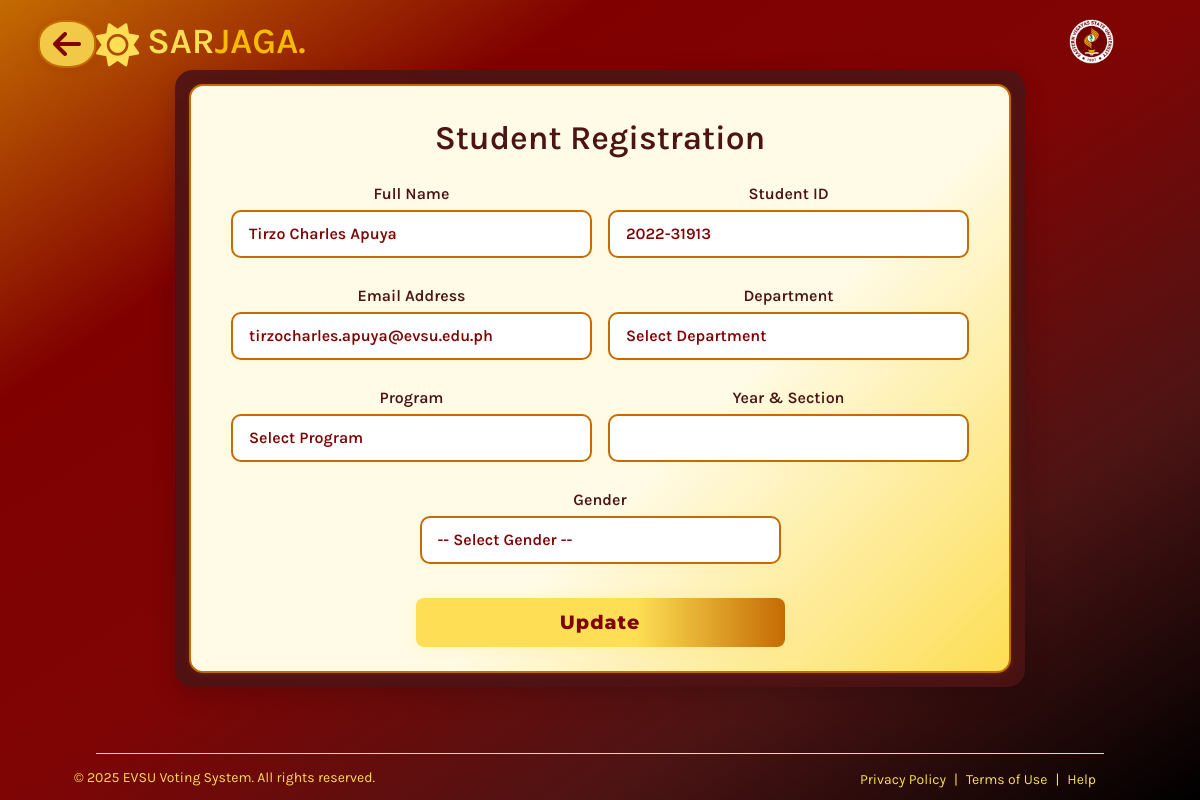
Screenshot of /register.php?id=66 with the database file from the repository.
### tables this page shows
CREATE TABLE `students_registration` (
  `id` int(11) NOT NULL,
  `fullname` varchar(255) NOT NULL,
  `student_id` varchar(15) NOT NULL,
  `email` varchar(255) DEFAULT NULL,
  `department` varchar(255) DEFAULT NULL,
  `program` varchar(255) DEFAULT NULL,
  `qr_code_path` varchar(255) NOT NULL,
  `gender` enum('Male','Female') NOT NULL,
  `section` varchar(50) NOT NULL,
  `created_at` timestamp NOT NULL DEFAULT current_timestamp(),
  `otp` varchar(10) DEFAULT NULL,
  `status` enum('pending','verified') DEFAULT 'pending'
);

### register.php (the view, shortened to what this page needs)
<?php
include 'db.php';
$fullname = "";
$student_id = "";
$update_mode = false;
$section = "";
$email = "";
if (isset($_GET['id'])) {
    $id = intval($_GET['id']);
    $update_mode = true;
    $sql = "SELECT fullname, student_id, qr_code_path, email FROM students_registration WHERE id = $id";
    $result = $conn->query($sql);
    if ($result && $row = $result->fetch_assoc()) {
        $fullname = $row['fullname'];
        $student_id = $row['student_id'];
        $email = $row['email'];
    }
}
?>
<!DOCTYPE html>
<html lang="en">
<head>
    <link href="https://cdn.jsdelivr.net/npm/bootstrap@5.3.0-alpha3/dist/css/bootstrap.min.css" rel="stylesheet">
    <link rel="stylesheet" href="https://cdnjs.cloudflare.com/ajax/libs/font-awesome/6.5.0/css/all.min.css">
</head>
<body>
<a href="Homepage.html" class="back-icon entrance-animate" title="Back to Homepage">
    <i class="fas fa-arrow-left"></i>
</a>
<header class="entrance-animate">
  <nav>
    <div class="logo">
      <a href="Homepage.html"><i class="fas fa-sun" style="margin-right: 8px;"></i>SAR<span>JAGA.</span></a>
    </div>
    <ul>
        <li class="evsu-logo-nav">
            <a href="#">
            <img src="Images/EvsuLogo.png" alt="EVSU Logo">
            </a>
        </li>
    </ul>
  </nav>
</header>
<div class="flex-container entrance-animate">
    <div class="main-container">
        <div class="form-section">
            <h2 class="mb-4 text-center">Student Registration</h2>
        <form method="POST" action="">
        <div class="row gx-3 gy-2">
            <div class="col-md-6">
            <label for="fullname" class="form-label">Full Name</label>
            <input type="text" class="form-control" id="fullname" name="fullname" value="<?php echo htmlspecialchars($fullname); ?>" required>
            </div>
            <div class="col-md-6">
            <label for="student_id" class="form-label">Student ID</label>
            <input type="text" class="form-control" id="student_id" name="student_id" value="<?php echo htmlspecialchars($student_id); ?>" required>
            </div>
             <div class="col-md-6">
                    <label for="email" class="form-label">Email Address</label>
                    <input type="email" class="form-control" id="email" name="email"
                        value="<?= htmlspecialchars($email ?? '') ?>" required
                        pattern="^[a-zA-Z0-9._%+-]+@evsu\.edu\.ph$"
                        title="Please use your @evsu.edu.ph email address.">
                </div>
            <div class="col-md-6">
            <label for="department" class="form-label">Department</label>
            <select class="form-select" id="department" name="department" required onchange="updateProgramOptions()">
                <option value="">Select Department</option>
            </select>
            </div>
            <div class="col-md-6">
            <label for="program" class="form-label">Program</label>
            <select class="form-select" id="program" name="program" required>
                <option value="">Select Program</option>
            </select>
            </div>
            <div class="col-md-6">
            <label for="section" class="form-label">Year & Section</label>
            <input type="text" name="section" value="<?= htmlspecialchars($section ?? '') ?>" required class="form-control">
            </div>
            <div class="col-md-6"  id="gender-container">
            <label for="gender" class="form-label">Gender</label>
            <select name="gender" required class="form-select">
                <option value="">-- Select Gender --</option>
            </select>
            </div>
            <div class="col-12 d-flex justify-content-center mt-2">
            <?php if ($update_mode): ?>
                <button type="submit" class="btn btn-warning w-50" onclick="return confirm('Are you sure you want to update this record?')">Update</button>
            <?php else: ?>
                <button type="submit" class="btn btn-primary w-50">Register</button>
            <?php endif; ?>
            </div>
        </div>
        </form>
        </div>
        </div>
    </div>
  <footer class="entrance-animate">
    <p>&copy; 2025 EVSU Voting System. All rights reserved.</p>
    <nav>
      <a href="#">Privacy Policy </a> | <a href="#">Terms of Use </a> | <a href="#">Help</a>
    </nav>
  </footer>
</body>
</html>

### rows the page displays
students_registration: fullname "Tirzo Charles Apuya", student_id "2022-31913", email "tirzocharles.apuya@evsu.edu.ph"
